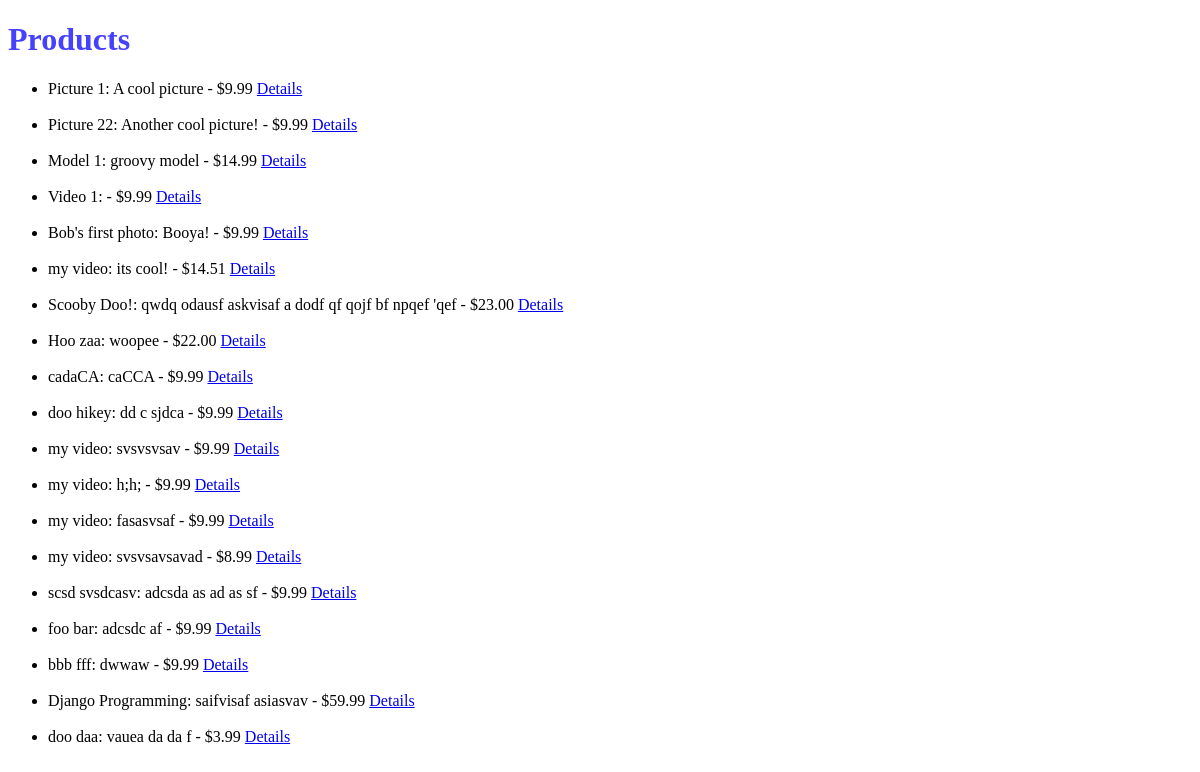
Before: /products/ with the older database file.
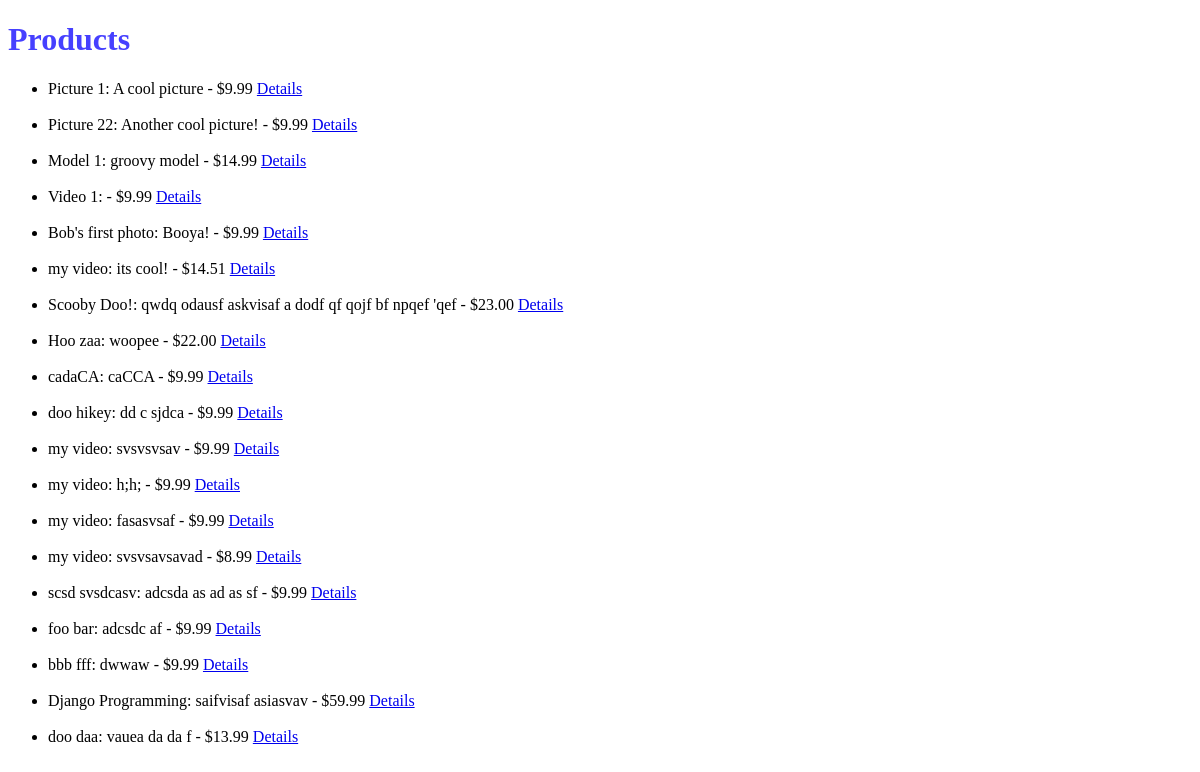
After: the same page with the newer database file.
### products/models.py (models this page shows, shortened)
class Product(m.Model):
    owner = m.ForeignKey(User, related_name='product_owner')
    managers = m.ManyToManyField(User, related_name='product_managers', blank=True)
    title = m.CharField(max_length=30)
    slug = m.SlugField(blank=True, unique=True)
    description = m.TextField(blank=True)
    media = m.FileField(blank=True, null=True, upload_to=media_location)
    price = m.DecimalField(max_digits=100, decimal_places=2, default=9.99)
    sale_price = m.DecimalField(max_digits=100, decimal_places=2, default=6.99, null=True, blank=True)
    is_available = m.BooleanField()  # is the product available to purchase?
    def __str__(self):
        return self.title

### products/views.py (the view)
class ProductListView(ListView):
    model = Product
    def get_context_data(self, **kwargs):
        context = super(ProductListView, self).get_context_data()
        print(context)
        context['queryset'] = self.get_queryset()
        return context

### templates/products/product_list.html (shortened to what this page needs)
{% extends 'base.html'%}
{% block content %}
<h1>Products</h1>
<ul>
    {% for instance in object_list %}
        <li> {{ instance }}: {{ instance.description }} - ${{ instance.price }} <a href="{% url 'products:detail' instance.id %}">Details</a></li>
        <br></li>
    {% empty %}
        <li>No Products have been registered yet</li>
    {% endfor %}
</ul>
{% endblock %}

Changed rows visible on the page:
changed Product "doo daa": price "3.99" → "13.99"
